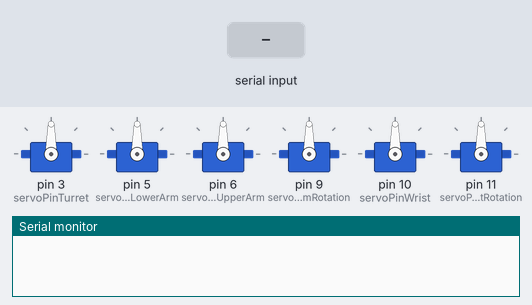
Recording of a sketch running on a simulated Arduino Uno, built with avr-gcc and run on an emulated ATmega328P. On the bench: 6 × servo, the last lines printed to the serial monitor. The inputs (shaded band) are chosen by the test bench.

Above: at 1.2 s.
1.3 s: "F\n" received over Serial
At 1.7 s:
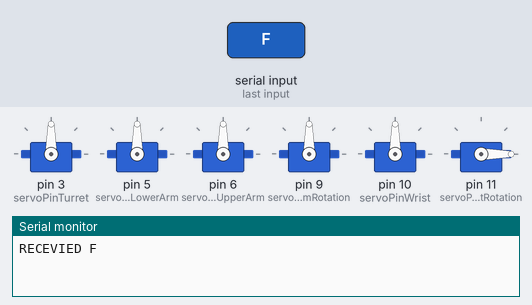
2.8 s: "A,45\n" received over Serial
At 4.0 s:
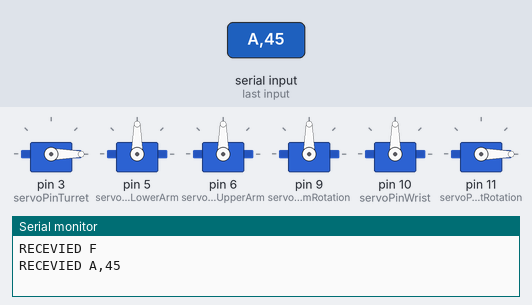
4.3 s: "B,45\n" received over Serial
At 5.3 s:
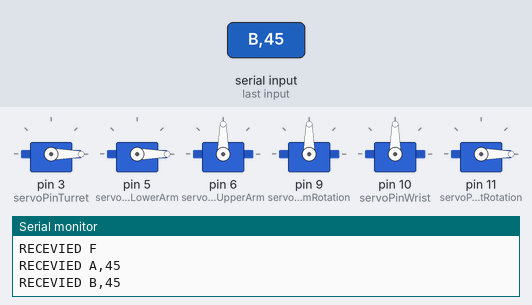
5.8 s: "A90\n" received over Serial
At 6.4 s:
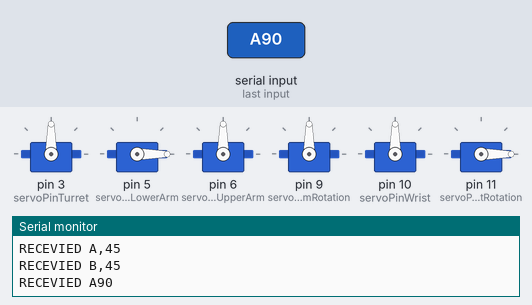
7.3 s: "C,45\n" received over Serial
At 7.6 s:
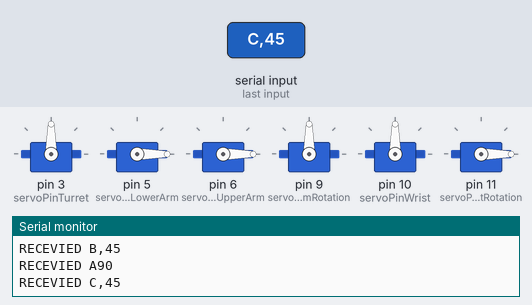
8.8 s: "B90\n" received over Serial
At 9.9 s:
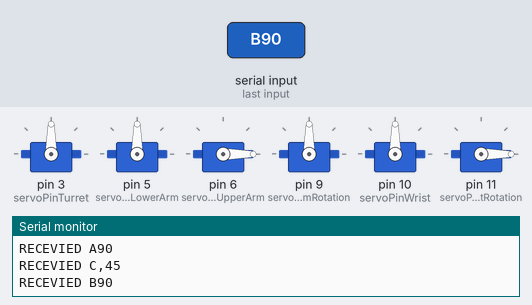
Timing chart, 0 to 11.3 s (numbered marks = the images above; inputs shaded):
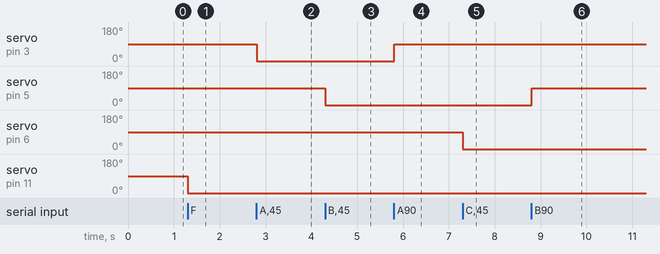

The sketch:

arm-arduino.ino
```cpp
#include <Servo.h>

// Various Settings
#define serialDataRate 9600

// Servo Pins
#define servoPinTurret 3 // A
#define servoPinLowerArm 5 // B
#define servoPinUpperArm 6 // C
#define servoPinArmRotation 9 // D
#define servoPinWrist 10 // E
#define servoPinWristRotation 11 // F

// Servos
Servo turret;
Servo lowerArm;
Servo upperArm;
Servo armRotation;
Servo wrist;
Servo wristRotation;


void setup() {
  // Attach the Servos
  turret.attach(servoPinTurret);
  lowerArm.attach(servoPinLowerArm);
  upperArm.attach(servoPinUpperArm);
  armRotation.attach(servoPinArmRotation);
  wrist.attach(servoPinWrist);
  wristRotation.attach(servoPinWristRotation);

  // Open the Serial Port
  Serial.begin(serialDataRate);
}

void loop() {
  // Check for Serial Data in Buffer
  if (Serial.available()) {
    String command = Serial.readStringUntil('\n');

    processCommand(command);
  }
}

void processCommand(String cmd) {
  Serial.println("RECEVIED " + cmd);

  char id = cmd.charAt(0);
  int position = cmd.substring(1).toInt();

  setArmPosition(id, position);
}

void setArmPosition(char servoID, int position) {
  switch (servoID) {
    case 'A':
      turret.write(position);
      break;
    case 'B':
      lowerArm.write(position);
      break;
    case 'C':
      upperArm.write(position);
      break;
    case 'D':
      armRotation.write(position);
      break;
    case 'E':
      wrist.write(position);
      break;
    case 'F':
      wristRotation.write(position);
      break;
    default:
      Serial.println("ERROR Invalid arm servo id of " + String(servoID));
      break;
  }
}
```

Measured:
- after the input at 1.3 s, servo on pin 11 (servoPinWristRotation): 90° → 0° at once
- after the input at 2.8 s, servo on pin 3 (servoPinTurret): 90° → 0° at once
- after the input at 4.3 s, servo on pin 5 (servoPinLowerArm): 90° → 0° at once
- after the input at 5.8 s, servo on pin 3 (servoPinTurret): 0° → 90° at once
- after the input at 7.3 s, servo on pin 6 (servoPinUpperArm): 90° → 0° at once
- after the input at 8.8 s, servo on pin 5 (servoPinLowerArm): 0° → 90° at once
